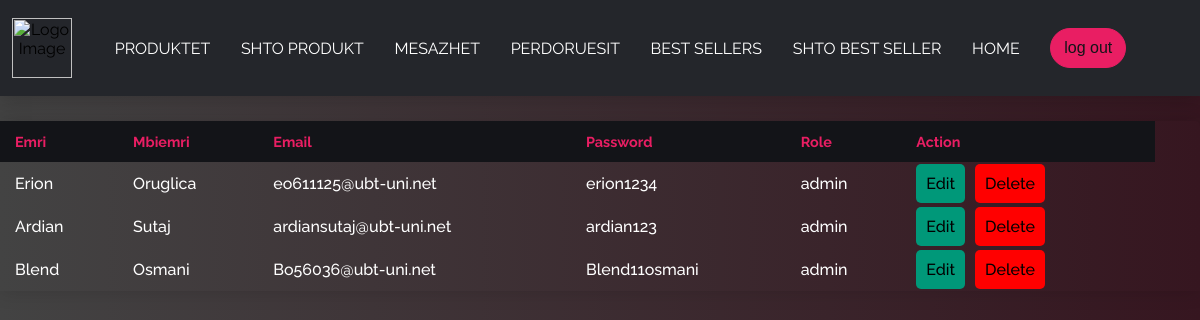
Page /php/views/users.php on the committed database.
### tables this page shows
CREATE TABLE `user` (
  `Id` int(11) NOT NULL,
  `Emri` varchar(255) NOT NULL,
  `Mbiemri` varchar(255) NOT NULL,
  `Emaili` varchar(255) NOT NULL,
  `Password` varchar(255) NOT NULL,
  `role` varchar(255) NOT NULL DEFAULT 'user'
);

### php/Controllers/userController.php (called while the page is built, shortened)
<?php
require_once '../config/Database.php';
    class userController{
        public $db;
        public function __construct(){
            $this->db=new Database;
        }
        public function readUsers(){
            $query=$this->db->pdo->query('SELECT * FROM user');
            return $query->fetchAll();
        }
    }
    ?>

### php/config/Database.php (called while the page is built, shortened)
<?php
class Database{
    public function __construct(){
        try{
            $link=new PDO('mysql:host=localhost;dbname=techstore','root','');
            $this->pdo=$link;
        }catch(PDOException $exception){
            die($exception->getMessage());
        }
    }
}
?>

### php/views/users.php (the view)
<link rel="stylesheet" href="dashboard.css">
<?php
require_once '../Controllers/userController.php';
$useri= new userController;
include "../components/headerAdmin.php";
?>
<link rel="stylesheet" href="dashboard.css">
<div>
    <table class="content-table">
        <thead>
            <tr>
              <th>Emri</th>
              <th>Mbiemri</th>
              <th>Email</th>
              <th>Password</th>
              <th>Role</th>
              <th>Action</th>
            </tr>
        </thead>
            <tbody class="tabela">
              <?php
              foreach($useri->readUsers() as $key=>$value){
                ?>
            <tr>
              <td><?php echo $value['Emri']?></td>
              <td><?php echo $value['Mbiemri']?></td>
              <td><?php echo $value['Emaili']?></td>
              <td><?php echo $value['Password']?></td>
              <td><?php echo $value['role']?></td>
              <td><a href="edit-users.php?id=<?php echo $value['Id'];?>" class ="edito">Edit</a><a href="deleteUsers.php?id=<?php echo $value['Id'];?>" class="delete">Delete</a><td>
            </tr>
            <?php
              }
              ?>
          </tbody>
    </table>
</div>

### php/views/dashboard.css (style rules this page uses)
body { background-image: linear-gradient(to right, #434343 0%, #361620 100%); }
.content-table { border-collapse: collapse; margin: 25px 0; font-size: 0.9em; width: 100%; border-radius: 5px 5px 0 0; box-shadow: 0 0 20px rgba(0, 0, 0, 0.15); }
.content-table thead tr { background-color: #131418; color: #e91e63; text-align: left; font-weight: bold; }
.content-table th, .content-table td { padding: 12px 15px; }
.tabela td { color:white; font-weight: 500; font-size: medium; }
.tabela td a { padding:10px; margin-right:10px; }
.edito { background-color:#009879; color:black; text-decoration:none; border-radius:5px; }
.delete { background-color:red; color:black; text-decoration:none; border-radius:5px; }

### css/nav.css (style rules this page uses)
body { margin: 0; padding: 0; box-sizing: border-box; font-family: "Raleway", sans-serif; overflow-x: hidden; }

### rows in the picture
user: Emri "Erion", Mbiemri "Oruglica", Emaili "eo611125@ubt-uni.net", Password "erion1234", role "admin"
user: Emri "Ardian", Mbiemri "Sutaj", Emaili "ardiansutaj@ubt-uni.net", Password "ardian123", role "admin"
user: Emri "Blend", Mbiemri "Osmani", Emaili "Bo56036@ubt-uni.net", Password "Blend11osmani", role "admin"
